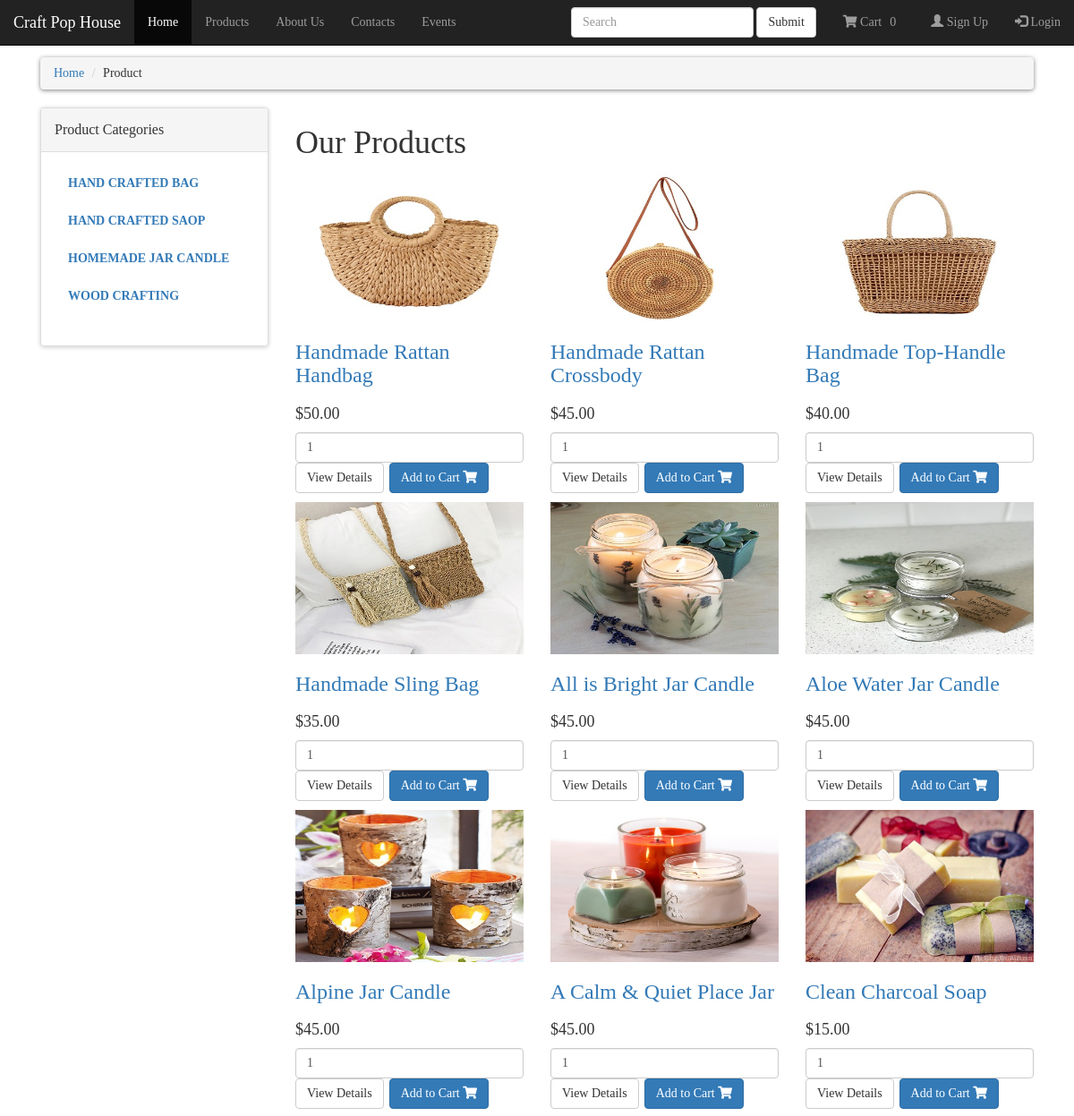
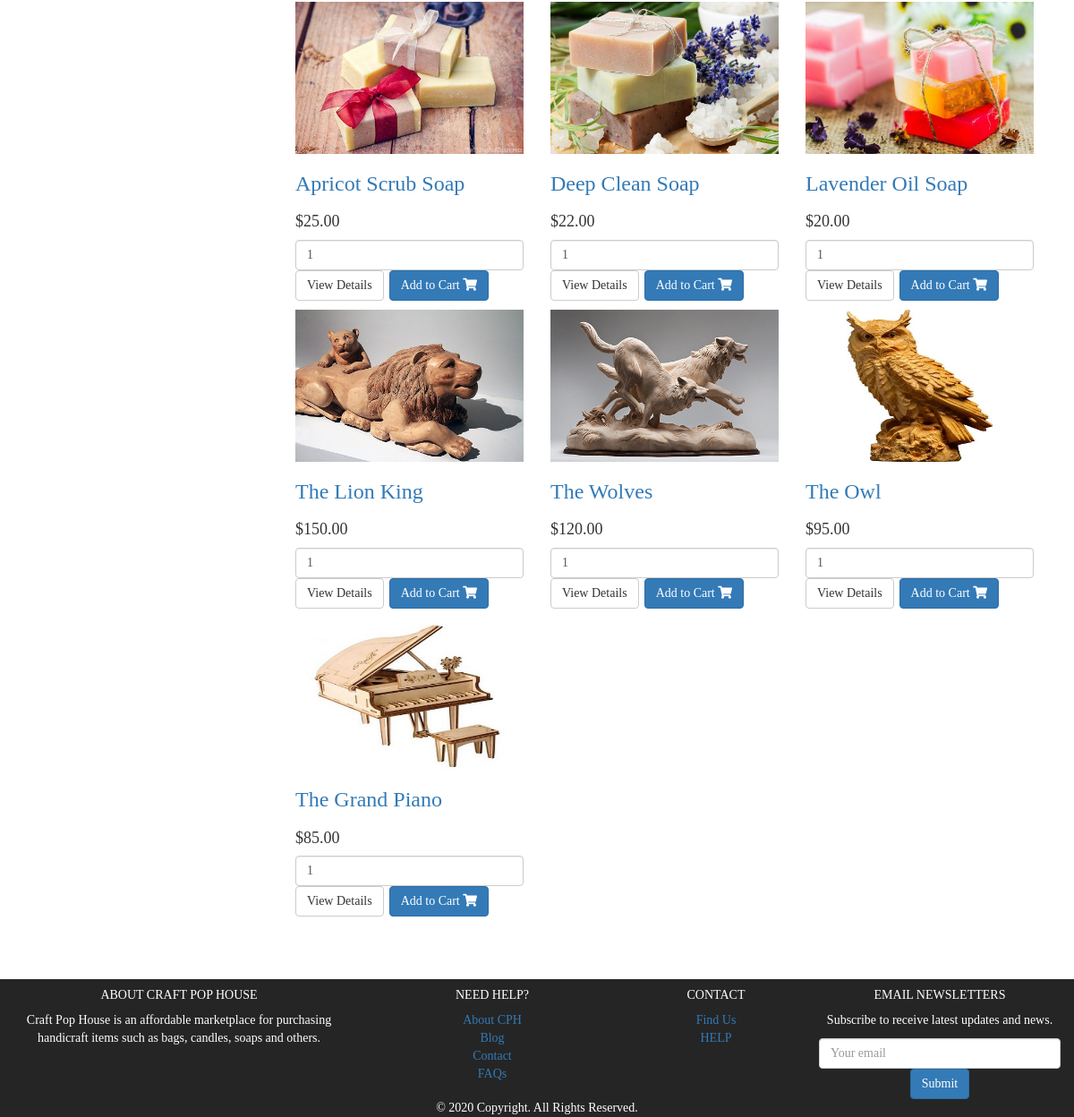
/products.php, run on the app's committed database (2 pictures, top to bottom).
### tables this page shows
CREATE TABLE `products_categories` (
  `product_category_id` int(10) NOT NULL,
  `product_category_title` text NOT NULL,
  `product_category_desc` text NOT NULL
);

CREATE TABLE `products` (
  `product_id` int(11) NOT NULL,
  `product_category_id` int(11) NOT NULL,
  `product_title` text NOT NULL,
  `product_img` text NOT NULL,
  `product_price` text NOT NULL,
  `product_quantity` int(100) NOT NULL,
  `product_description` text NOT NULL
);

### includes/component.php (the view, shortened to what this page needs)
<?php
	function component($product_title, $product_price, $product_image, $product_id)
	{
		$element = "
			<div class='col-md-4 col-sm-6 center-responsive'>
				<form action='products.php' method='post'>
					<div class='product'>
						<a href = '#?id=<?php echo $product_id ?>'>
							<img class='img-responsive' src='images/$product_image'>
						</a>
						<div class='text'>
							<h3>
								<a href='#?id=<?php echo $product_id ?>'>
									$product_title
								</a>
							<h3>
							<p class='price'>
								$$product_price
							</p>
							<p class='button'>
								<input name=\"quantity\" type=\"text\" value=\"1\" class=\"form-control w-25 d-inline\">
								<a class='btn btn-default' href='#'>
								View Details
								</a>
								<button type='submit' class='btn btn-primary' name='add'>Add to Cart <i class='fas fa-shopping-cart'></i></button>
								<input type='hidden' name='product_id' value='$product_id'>
								<input type='hidden' name='hidden_price' value='$product_price'>
								<input type='hidden' name='hidden_name' value='$product_title'>
							</p>
						</div>
					</div>
				</form>
		</div>
		";
		echo $element;
	}
?>

### products.php (shortened to what this page needs)
<?php
	include("function.php");
	require_once('includes/component.php');
?>
<!DOCTYPE html>
<html lang="en">
<head>
	<link rel="stylesheet" type="text/css" href="styles/category.css">
	<link href="styles/cart.css" rel="stylesheet" type="text/css">
	<link rel="stylesheet" href="https://maxcdn.bootstrapcdn.com/bootstrap/3.4.1/css/bootstrap.min.css">
    <link rel="stylesheet" href="https://cdnjs.cloudflare.com/ajax/libs/font-awesome/5.8.2/css/all.css" />
</head>
<body>
	<br>
	<?php
		include "includes/nav_header.php";
	?>
	<div id="content">
		<div class='container'>
			<div class="col-md-12">
				<ul class="breadcrumb">
					<li><a href="code.php">Home</a></li>
					<li>Product</li>
				</ul>
			</div>
			<div class="col-md-3">
				<?php
				include("includes/sidebar.php");
				?>
			</div>
			<div class="col-md-9">
				<?php
					if(!isset($_GET['category'])){
					echo "
					<div class='box'>
						<h1>Our Products</h1>
					</div>
					";
					}
				?>
					<div class="row">
					<?php
						if(!isset($_GET['category'])){
								$get_product= "select * from products ";
								$run_products= mysqli_query($connection,$get_product);
								while($row_products = mysqli_fetch_assoc($run_products))
								{
									component($row_products['product_title'], $row_products['product_price'],$row_products['product_img'], $row_products['product_id']);
								}
							}
					?>
					</div>
			</div>
		</div>
	</div>
	<?php
		include "includes/footer.php";
	?>
</body>
</html>

### function.php (shortened to what this page needs)
<?php
	$connection=mysqli_connect('localhost','root','','cph');
	function getCategory()
	{
		global $connection;
		$get_category = "select * from products_categories";
		$run_category =mysqli_query($connection,$get_category);
		while($row_category=mysqli_fetch_array($run_category))
		{
			$category_id = $row_category['product_category_id'];
			$category_title = $row_category['product_category_title'];
			echo "
				<li>
					<a href='products.php?category=$category_id'>$category_title</a>
				</li>
			";
		}
	}
?>

### styles/category.css (style rules this page uses)
* { font-family: Quicksand; }
body { background: #fff; }
.breadcrumb { margin-top: 4%; }
input { margin-bottom: 10px; }
.price { font-size:1.5vw; }
.breadcrumb { padding:8px 15px; margin-bottom:20px; background:#ffffff; box-shadow:0px 1px 5px rgba(0,0,0, .5); border-radius:5px; }
.breadcrumb>li +li:before { content:">/00a0"; color:#cccccc; }
#content .panel.sidebar-menu ul.nav.category-menu li a { text-transform:uppercase; font-weight:600; }

### styles/cart.css (style rules this page uses)
* { font-family: Quicksand; }
img { max-width: 100%; height: auto; background: lightblue; background: radial-gradient(white 30%, lightblue 70%); }

### data on the page
products_categories: product_category_title "HAND CRAFTED BAG"
products_categories: product_category_title "HAND CRAFTED SAOP"
products_categories: product_category_title "HOMEMADE JAR CANDLE"
products_categories: product_category_title "WOOD CRAFTING"
products: product_img (picture), product_title "Handmade Rattan Handbag", product_price "50.00"
products: product_img (picture), product_title "Handmade Rattan Crossbody", product_price "45.00"
products: product_img (picture), product_title "Handmade Top-Handle Bag", product_price "40.00"
products: product_img (picture), product_title "Handmade Sling Bag", product_price "35.00"
products: product_img (picture), product_title "All is Bright Jar Candle", product_price "45.00"
products: product_img (picture), product_title "Aloe Water Jar Candle", product_price "45.00"
products: product_img (picture), product_title "Alpine Jar Candle", product_price "45.00"
products: product_img (picture), product_title "A Calm & Quiet Place Jar", product_price "45.00"
products: product_img (picture), product_title "Clean Charcoal Soap", product_price "15.00"
products: product_img (picture), product_title "Apricot Scrub Soap", product_price "25.00"
products: product_img (picture), product_title "Deep Clean Soap", product_price "22.00"
products: product_img (picture), product_title "Lavender Oil Soap", product_price "20.00"
products: product_img (picture), product_title "The Lion King", product_price "150.00"
products: product_img (picture), product_title "The Wolves", product_price "120.00"
products: product_img (picture), product_title "The Owl", product_price "95.00"
products: product_img (picture), product_title "The Grand Piano", product_price "85.00"
